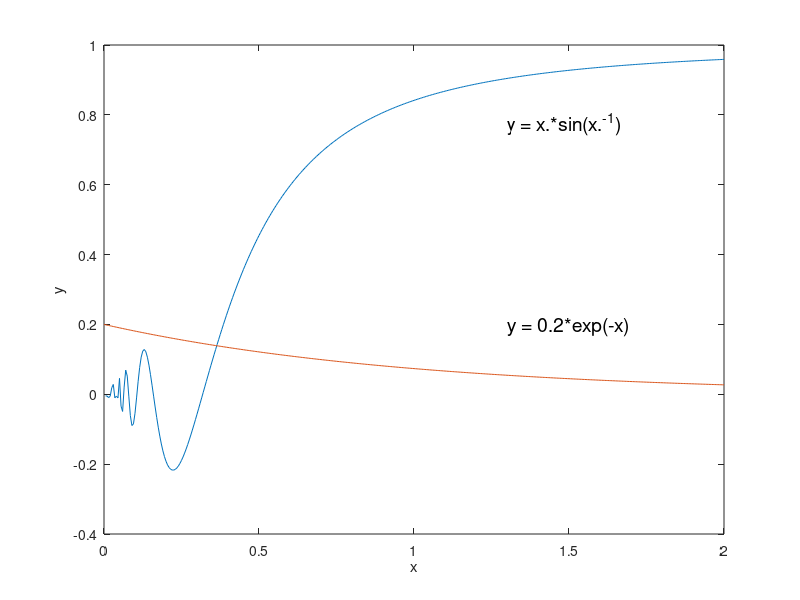

The MATLAB source for this figure:
% f7_1
% Copyright S. Nakamura, 1995
set(gcf, 'NumberTitle','off','Name', 'Figure 7.1')

clear,clf
x = 0:0.005:2;
y = x.*sin(x.^(-1));
y2 = 0.2*exp(-x);
plot(x,y,x,y2)
text(1.3, y(150)+0.05, 'y = x.*sin(x.^{-1})', 'FontSize', [14])
text(1.3, y2(150)+0.1, 'y = 0.2*exp(-x)', 'FontSize', [14])
xlabel('x')
ylabel('y')
%print figure7n1new.ps
